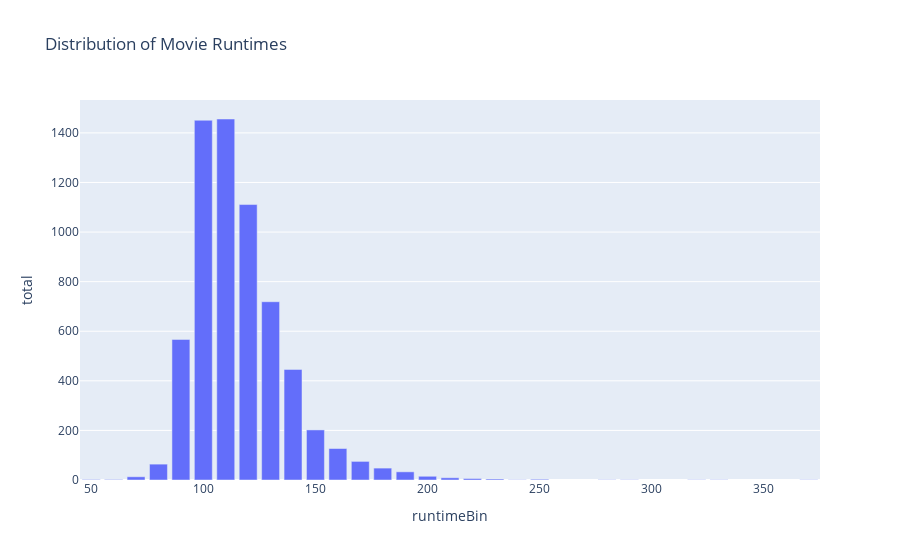

Notebook code cell kept with this figure:
### Markdown cell above
<br/>

If your SQL query is correct you should get some interesting plots below.  This might explain why directors keep going a particular direction with film lengths.

### Code cell
# just run this cell
px.bar(res_q4, x="runtimeBin", y="total",
       title="Distribution of Movie Runtimes")

### Figure 1 — Plotly figure (JSON) as saved in the notebook; plotly's stock layout.template omitted (floating-point values rounded to 4 significant figures)
{"data": [{"alignmentgroup": "True", "hovertemplate": "runtimeBin=%{x}<br>total=%{y}<extra></extra>", "legendgroup": "", "marker": {"color": "#636efa", "pattern": {"shape": ""}}, "name": "", "offsetgroup": "", "orientation": "v", "showlegend": false, "textposition": "auto", "type": "bar", "x": [50, 60, 70, 80, 90, 100, 110, 120, 130, 140, 150, 160, 170, 180, 190, 200, 210, 220, 230, 240, 250, 280, 290, 320, 330, 370], "xaxis": "x", "y": [2, 2, 13, 64, 567, 1451, 1456, 1111, 719, 446, 202, 127, 75, 48, 33, 15, 9, 6, 4, 1, 3, 1, 1, 1, 1, 1], "yaxis": "y"}], "layout": {"barmode": "relative", "legend": {"tracegroupgap": 0}, "title": {"text": "Distribution of Movie Runtimes"}, "xaxis": {"anchor": "y", "domain": [0, 1], "title": {"text": "runtimeBin"}}, "yaxis": {"anchor": "x", "domain": [0, 1], "title": {"text": "total"}}}}
